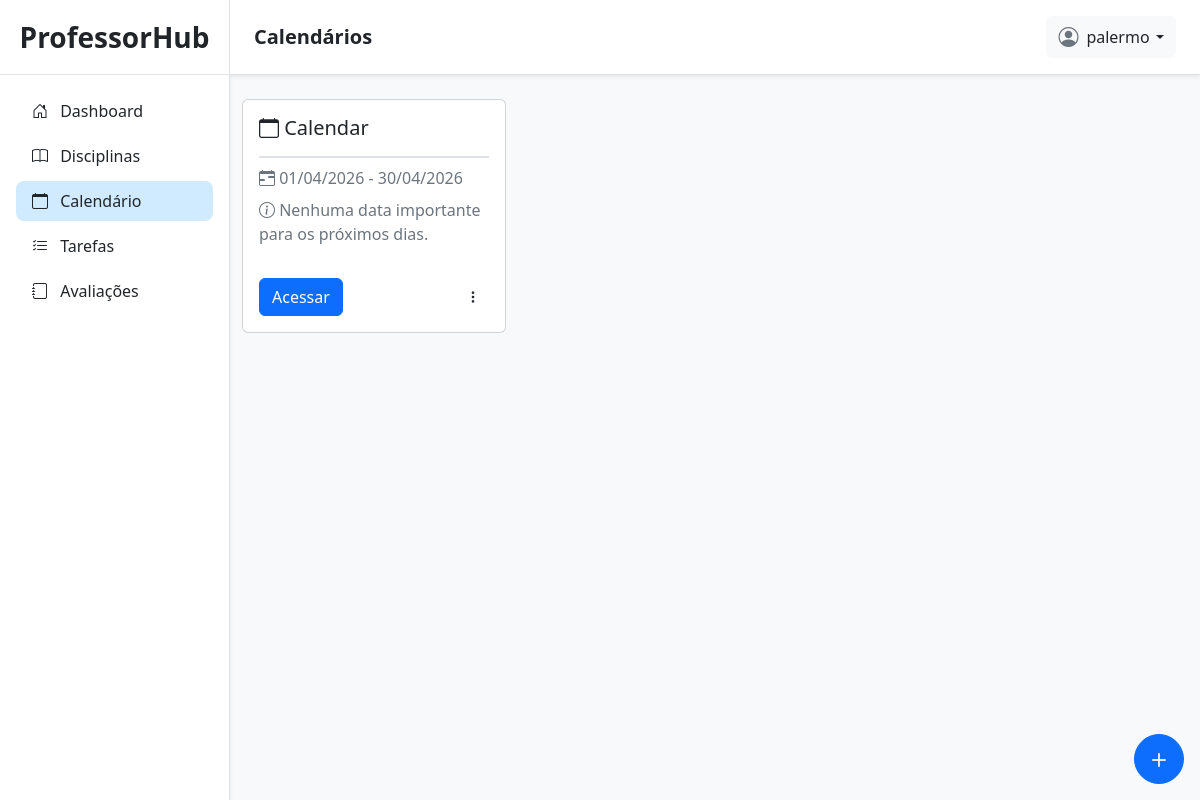
The page /calendarios/ (signed in) on the database its author committed.
### planner/models.py (models this page shows)
class CalendarioLetivo(models.Model):
    user = models.ForeignKey(User, on_delete=models.CASCADE, related_name='calendarios')
    nome = models.CharField(max_length=100)
    data_inicio = models.DateField(null=True)
    data_fim = models.DateField(null=True)
    def __str__(self):
        return self.nome

### planner/views/calendarios/views_calendarios.py (the view)
# urls.py: path('calendarios/', views_calendarios.calendarios_view, name='calendarios'),
@login_required(login_url='/login/')
def calendarios_view(request):
    if request.method == 'POST':
        form = CalendarioLetivoForm(request.POST)
        if form.is_valid():
            calendario = form.save(commit=False)
            calendario.user = request.user
            calendario.save()
            form = CalendarioLetivoForm()
    else:
        form = CalendarioLetivoForm()
    calendarios = CalendarioLetivo.objects.filter(user=request.user)
    calendarios_e_datas = []
    for calendario in calendarios:
        hoje = date.today()
        proxima = calendario.datas.filter(data__gte=hoje).order_by('data').first()
        calendarios_e_datas.append((calendario, proxima))
    print(calendarios_e_datas)
    form = CalendarioLetivoForm()
    return render(request, 'planner/calendarios/listar_calendarios.html', {
        'calendarios_e_datas': calendarios_e_datas,
        'form': form,
    })

### planner/templates/planner/calendarios/listar_calendarios.html (shortened to what this page needs)
{% extends 'planner/base.html' %}
{% load static %}
{% block titlenavbar %}
Calendários
{% endblock %}
{% block content %}
<div class="container mt-4">
    <div class="row row-cols-1 row-cols-md-3 g-4 mb-3">
        {% for calendario, proxima_data in calendarios_e_datas %}
        <div class="col" style="max-width: 18rem;">
            <div class="card h-100 d-flex flex-column">
                <div class="card-body d-flex flex-column">
                    <h5 class="card-title border-bottom border-2 pb-3"><i class="bi bi-calendar"></i> {{ calendario.nome }}</h5>
                    <p class="text-muted mb-2">
                        <i class="bi bi-calendar-range"></i>
                        {{ calendario.data_inicio|date:'d/m/Y' }}
                        -
                        {{ calendario.data_fim|date:'d/m/Y' }}
                    </p>
                    {% if proxima_data.data %}
                    <p class="card-text flex-grow-1" style="max-height: 100px; overflow-y: auto;">
                        <i class="bi bi-calendar-event"></i>
                        <strong>Próxima data:</strong> {{ proxima_data.data|date:'d/m/Y' }} <br>
                        <span class="text-muted">{{ proxima_data.detalhes }}</span>
                    </p>
                    {% else %}
                    <p class="text-muted flex-grow-1" style="max-height: 100px; overflow-y: auto;">
                        <i class="bi bi-info-circle"></i> Nenhuma data importante para os próximos dias.
                    </p>
                    {% endif %}
                    <div class="mt-auto pt-3 d-flex justify-content-between align-items-center">
                        <a href="{% url 'calendario_detail' calendario.id %}" class="btn btn-primary">Acessar</a>
                        <div class="dropdown">
                            <button class="btn btn-sm" type="button" data-bs-toggle="dropdown" aria-expanded="false">
                                <i class="bi bi-three-dots-vertical"></i>
                            </button>
                        </div>
                    </div>
                </div>
            </div>
        </div>
        {% empty %}
        <div class="col-12">
            <div class="alert alert-info">Nenhuma calendário cadastrado.</div>
        </div>
        {% endfor %}
    </div>
</div>
<button type="button"
    class="btn btn-primary rounded-circle d-flex align-items-center justify-content-center position-fixed bottom-0 end-0 mb-3 me-3"
    data-bs-toggle="modal" data-bs-target="#exampleModal" style="height: 50px; width: 50px;">
    <i class="bi bi-plus fs-3"></i>
</button>
{% endblock %}

### planner/templates/planner/base.html (shortened to what this page needs)
{% load static %}
<!doctype html>
<html lang="en">
<head>
    <link href="https://cdn.jsdelivr.net/npm/bootstrap@5.2.3/dist/css/bootstrap.min.css" rel="stylesheet"
>
    <link rel="stylesheet" href="https://cdn.jsdelivr.net/npm/bootstrap-icons@1.13.1/font/bootstrap-icons.min.css">
    <link rel="stylesheet" href="{% static 'css/planner/base.css' %}">
</head>
<body class="bg-light">
    <div class="container-fluid p-0">
        <div class="sidebar p-0 position-relative shadow-sm">
            <div class="sidebar-header py-3 px-3 text-center border-bottom">
                <a class="nav-link fs-3 fw-semibold text-dark" href="/">ProfessorHub</a>
            </div>
            <div class="d-flex flex-column justify-content-between pb-4" style="height: 90%;">
                <div class="sidebar-content">
                    <ul class="list-group mx-3 mt-3">
                        <li class="list-group-item {% if '/dashboard/' in request.path %}item-active{% endif %}">
                            <a href="{% url 'admin_dashboard' %}" class="text-decoration-none d-block text-dark">
                                <i class="bi bi-house-door me-2"></i> Dashboard
                            </a>
                        </li>
                        <li class="list-group-item {% if '/disciplinas/' in request.path %}item-active{% endif %}">
                            <a href="{% url 'disciplinas' %}" class="text-decoration-none d-block text-dark">
                                <i class="bi bi-book me-2"></i> Disciplinas
                            </a>
                        </li>
                        <li class="list-group-item {% if '/calendarios/' in request.path %}item-active{% endif %}">
                            <a href="{% url 'calendarios' %}" class="text-decoration-none d-block text-dark">
                                <i class="bi bi-calendar me-2"></i> Calendário
                            </a>
                        </li>
                        <li class="list-group-item {% if '/tarefas/' in request.path and '/disciplinas/' not in request.path %}item-active{% endif %}">
                            <a href="{% url 'tarefas' %}" class="text-decoration-none d-block text-dark">
                                <i class="bi bi-list-check me-2"></i> Tarefas
                            </a>
                        </li>
                        <li class="list-group-item {% if '/avaliacoes/' in request.path and '/disciplinas/' not in request.path %}item-active{% endif %}">
                            <a href="{% url 'avaliacoes' %}" class="text-decoration-none d-block text-dark">
                                <i class="bi bi-journal me-2"></i> Avaliações
                            </a>
                        </li>
                    </ul>
                </div>
            </div>
        </div>
        <div class="content-page p-0">
            <div class="navbar bg-white shadow-sm position-sticky top-0 px-4 py-3 border-bottom d-flex justify-content-between align-items-center"
                style="z-index: 900;">
                <div class="d-flex align-items-center gap-3">
                    <h5 class="mb-0 fw-semibold text-dark">
                        {% block titlenavbar %}
                        {% endblock %}
                    </h5>
                </div>
                <div class="dropdown">
                    <button class="btn btn-light border-0 d-flex align-items-center gap-2" type="button"
                        id="dropdownMenuButton1" data-bs-toggle="dropdown" aria-expanded="false">
                        <i class="bi bi-person-circle fs-5 text-secondary"></i>
                        <span class="dropdown-toggle text-dark">{{ request.user }}</span>
                    </button>
                </div>
            </div>
            {% block content %}
            {% endblock %}
        </div>
</body>
</html>

### static/css/planner/base.css (style rules this page uses)
body { overflow: hidden; }
.container-fluid { display: flex; height: 100vh; }
.content-page { flex: 1; overflow-y: auto; background-color: #f8f9fa; }
.sidebar { background-color: #ffffff; width: 230px; height: 100vh; border-right: 1px solid #dee2e6; transition: all 0.3s ease-in-out; }
.sidebar-header a { color: #2c3e50; }
.sidebar .list-group-item { background-color: transparent; border: none; border-radius: 8px; margin-bottom: 5px; transition: 0.2s; }
.item-active { background-color: #d0ebff !important; font-weight: 500; }
.navbar { background-color: #ffffff !important; }
.navbar h5 { color: #2c3e50; }
.dropdown-toggle::after { margin-left: 0.4rem; }

### rows shown on the page
CalendarioLetivo: nome "Calendar", data_inicio "01/04/2026", data_fim "30/04/2026"

### other values the page prints
{{ request.user }} "palermo"
